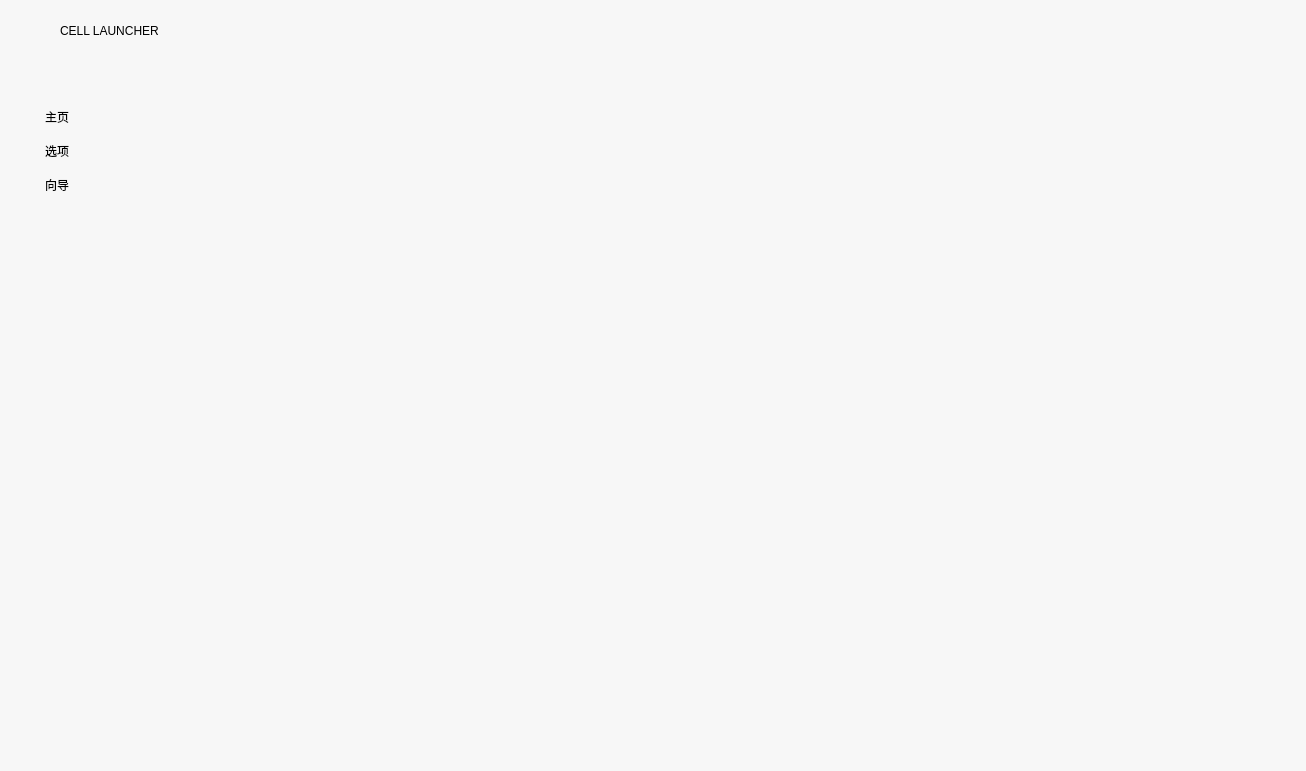
<?xml version="1.0" encoding="UTF-8"?>
<ui version="4.0">
 <class>mainWindow</class>
 <widget class="QWidget" name="mainWindow">
  <property name="geometry">
   <rect>
    <x>0</x>
    <y>0</y>
    <width>1306</width>
    <height>771</height>
   </rect>
  </property>
  <property name="windowTitle">
   <string>mainWindow</string>
  </property>
  <property name="styleSheet">
   <string notr="true">background-color: rgb(247, 247, 247);</string>
  </property>
  <widget class="QLabel" name="label_mainWindowIcon">
   <property name="geometry">
    <rect>
     <x>20</x>
     <y>15</y>
     <width>30</width>
     <height>31</height>
    </rect>
   </property>
   <property name="styleSheet">
    <string notr="true">border-image: url(:/images/Share/images/CELL_MainIcon.png);</string>
   </property>
   <property name="text">
    <string/>
   </property>
  </widget>
  <widget class="QLabel" name="label_mainWindowTitle">
   <property name="geometry">
    <rect>
     <x>60</x>
     <y>15</y>
     <width>221</width>
     <height>31</height>
    </rect>
   </property>
   <property name="text">
    <string>CELL LAUNCHER</string>
   </property>
  </widget>
  <widget class="QPushButton" name="Btn_close">
   <property name="geometry">
    <rect>
     <x>1270</x>
     <y>20</y>
     <width>19</width>
     <height>19</height>
    </rect>
   </property>
   <property name="styleSheet">
    <string notr="true">border-image: url(:/images/Share/images/close1.png);</string>
   </property>
   <property name="text">
    <string/>
   </property>
   <property name="flat">
    <bool>true</bool>
   </property>
  </widget>
  <widget class="QPushButton" name="Btn_max">
   <property name="geometry">
    <rect>
     <x>1210</x>
     <y>20</y>
     <width>19</width>
     <height>19</height>
    </rect>
   </property>
   <property name="styleSheet">
    <string notr="true">border-image: url(:/images/Share/images/zoom.png);</string>
   </property>
   <property name="text">
    <string/>
   </property>
   <property name="flat">
    <bool>true</bool>
   </property>
  </widget>
  <widget class="QPushButton" name="Btn_mini">
   <property name="geometry">
    <rect>
     <x>1240</x>
     <y>20</y>
     <width>19</width>
     <height>19</height>
    </rect>
   </property>
   <property name="styleSheet">
    <string notr="true">border-image: url(:/images/Share/images/mini1.png);</string>
   </property>
   <property name="text">
    <string/>
   </property>
   <property name="flat">
    <bool>true</bool>
   </property>
  </widget>
  <widget class="QLabel" name="Label_HomePage">
   <property name="geometry">
    <rect>
     <x>45</x>
     <y>101</y>
     <width>50</width>
     <height>31</height>
    </rect>
   </property>
   <property name="styleSheet">
    <string notr="true">background:transparent</string>
   </property>
   <property name="text">
    <string>主页</string>
   </property>
  </widget>
  <widget class="QLabel" name="Label_Settings">
   <property name="geometry">
    <rect>
     <x>45</x>
     <y>135</y>
     <width>50</width>
     <height>31</height>
    </rect>
   </property>
   <property name="styleSheet">
    <string notr="true">background:transparent</string>
   </property>
   <property name="text">
    <string>选项</string>
   </property>
  </widget>
  <widget class="QLabel" name="Label_Guide">
   <property name="geometry">
    <rect>
     <x>45</x>
     <y>169</y>
     <width>50</width>
     <height>31</height>
    </rect>
   </property>
   <property name="styleSheet">
    <string notr="true">background:transparent</string>
   </property>
   <property name="text">
    <string>向导</string>
   </property>
  </widget>
  <widget class="QStackedWidget" name="stackedWidget">
   <property name="geometry">
    <rect>
     <x>336</x>
     <y>61</y>
     <width>970</width>
     <height>710</height>
    </rect>
   </property>
   <property name="currentIndex">
    <number>0</number>
   </property>
   <widget class="QWidget" name="page"/>
   <widget class="QWidget" name="page_2"/>
  </widget>
  <widget class="Line" name="line">
   <property name="geometry">
    <rect>
     <x>18</x>
     <y>771</y>
     <width>300</width>
     <height>3</height>
    </rect>
   </property>
   <property name="styleSheet">
    <string notr="true"/>
   </property>
   <property name="frameShadow">
    <enum>QFrame::Plain</enum>
   </property>
   <property name="orientation">
    <enum>Qt::Horizontal</enum>
   </property>
  </widget>
 </widget>
 <resources/>
 <connections/>
</ui>
